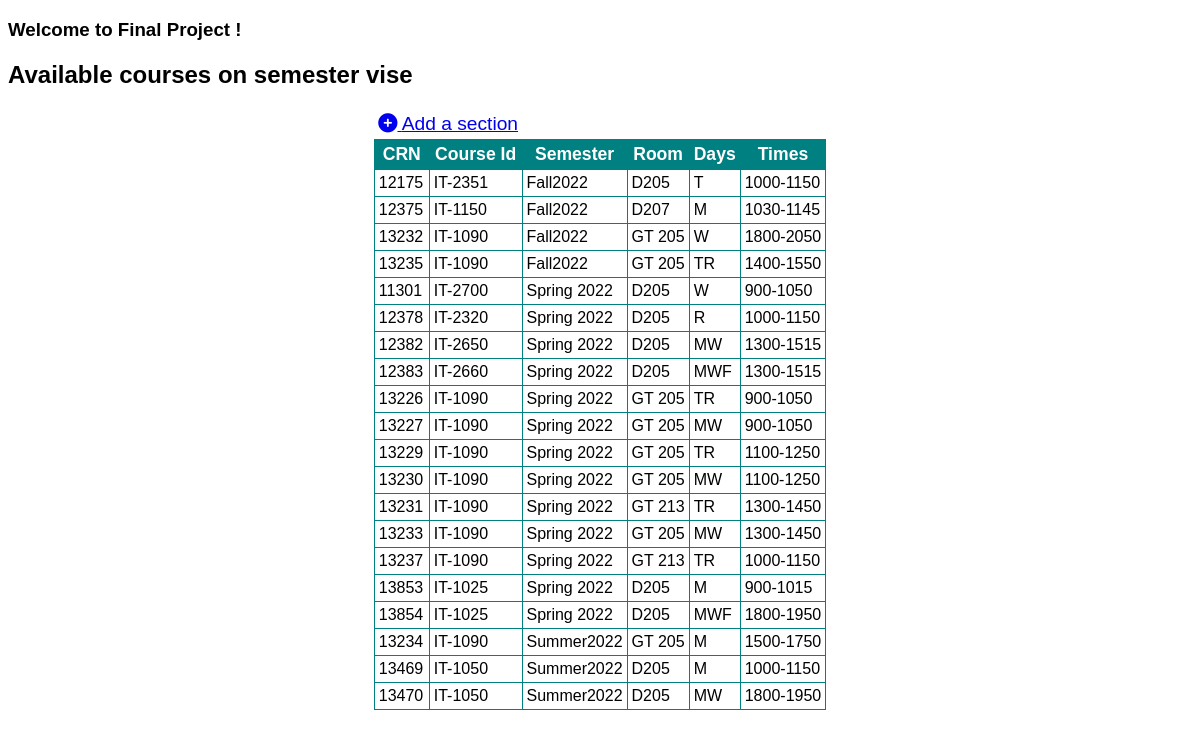
Screenshot of /sections.php with the database file from the repository.
### tables this page shows
CREATE TABLE `sections` (
  `crn` varchar(45) NOT NULL,
  `course_id` varchar(45) DEFAULT NULL,
  `semester` varchar(45) NOT NULL,
  `room` varchar(45) DEFAULT NULL,
  `days` varchar(45) DEFAULT NULL,
  `times` varchar(45) DEFAULT NULL
);

### sections.php (the view, shortened to what this page needs)
<!DOCTYPE html>
<html>
<head>
    <link rel="stylesheet" href="https://cdnjs.cloudflare.com/ajax/libs/font-awesome/6.0.0-beta2/css/all.min.css" />
</head>
				<?php
$servername = "localhost";
$username = "root";
$password = "Hariharan@26";
$dbname = "it2600";
$conn = mysqli_connect($servername, $username, $password, $dbname);
$sql1 = "SELECT * FROM sections ORDER BY semester";
$result = mysqli_query($conn, $sql1);
?>
<body>
<h3>Welcome to Final Project !</h3>
<h2>Available courses on semester vise</h2>
<table>
<tr>
<td colspan="2" align="left">
<a href="addsection.php"><i class="fas fa-plus-circle"></i> Add a section</a>
</td>
</tr>
<tr><th>CRN</th><th>Course Id</th><th>Semester</th><th>Room</th><th>Days</th><th>Times</th></tr>
<?php
if (mysqli_num_rows($result) > 0) {
  while($row = mysqli_fetch_assoc($result)) {
    echo "<tr><td>" . $row["crn"]. "</td><td>" . $row["course_id"]. "</td>" .
         "<td>" . $row["semester"]. "</td><td>" . $row["room"]. "</td><td>" . $row["days"]. "</td><td>" . $row["times"]. "</td></tr>";
  }
} else {
  echo "0 results";
}
?>

### sections.php (style rules this page uses)
* { font-family: Arial, Helvetica, sans-serif; }
table { max-width: 900px; margin-left: auto; margin-right: auto; border-collapse: collapse; }
td, th { border: 1px solid teal; padding: 4px; }
th { background-color: teal; color: white; font-size: 1.1em; font-weight: bold; }
table tr:first-child td { border: 0px; font-size: 1.2em; }

### rows the page displays
sections: crn "12175", course "IT-2351", semester "Fall2022", room "D205", days "T", times "1000-1150"
sections: crn "12375", course "IT-1150", semester "Fall2022", room "D207", days "M", times "1030-1145"
sections: crn "13232", course "IT-1090", semester "Fall2022", room "GT 205", days "W", times "1800-2050"
sections: crn "13235", course "IT-1090", semester "Fall2022", room "GT 205", days "TR", times "1400-1550"
sections: crn "11301", course "IT-2700", semester "Spring 2022", room "D205", days "W", times "900-1050"
sections: crn "12378", course "IT-2320", semester "Spring 2022", room "D205", days "R", times "1000-1150"
sections: crn "12382", course "IT-2650", semester "Spring 2022", room "D205", days "MW", times "1300-1515"
sections: crn "12383", course "IT-2660", semester "Spring 2022", room "D205", days "MWF", times "1300-1515"
sections: crn "13226", course "IT-1090", semester "Spring 2022", room "GT 205", days "TR", times "900-1050"
sections: crn "13227", course "IT-1090", semester "Spring 2022", room "GT 205", days "MW", times "900-1050"
sections: crn "13229", course "IT-1090", semester "Spring 2022", room "GT 205", days "TR", times "1100-1250"
sections: crn "13230", course "IT-1090", semester "Spring 2022", room "GT 205", days "MW", times "1100-1250"
sections: crn "13231", course "IT-1090", semester "Spring 2022", room "GT 213", days "TR", times "1300-1450"
sections: crn "13233", course "IT-1090", semester "Spring 2022", room "GT 205", days "MW", times "1300-1450"
sections: crn "13237", course "IT-1090", semester "Spring 2022", room "GT 213", days "TR", times "1000-1150"
sections: crn "13853", course "IT-1025", semester "Spring 2022", room "D205", days "M", times "900-1015"
sections: crn "13854", course "IT-1025", semester "Spring 2022", room "D205", days "MWF", times "1800-1950"
sections: crn "13234", course "IT-1090", semester "Summer2022", room "GT 205", days "M", times "1500-1750"
sections: crn "13469", course "IT-1050", semester "Summer2022", room "D205", days "M", times "1000-1150"
sections: crn "13470", course "IT-1050", semester "Summer2022", room "D205", days "MW", times "1800-1950"
